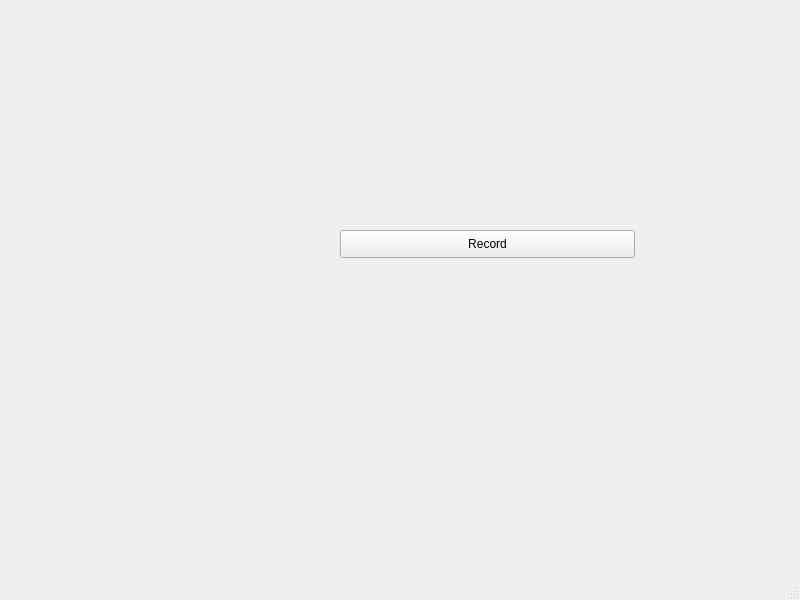
<?xml version="1.0" encoding="UTF-8"?>
<ui version="4.0">
 <class>audiorecorder</class>
 <widget class="QMainWindow" name="audiorecorder">
  <property name="geometry">
   <rect>
    <x>0</x>
    <y>0</y>
    <width>800</width>
    <height>600</height>
   </rect>
  </property>
  <property name="windowTitle">
   <string>MainWindow</string>
  </property>
  <widget class="QWidget" name="centralwidget">
   <widget class="QPushButton" name="recordButton">
    <property name="geometry">
     <rect>
      <x>340</x>
      <y>230</y>
      <width>295</width>
      <height>28</height>
     </rect>
    </property>
    <property name="text">
     <string>Record</string>
    </property>
   </widget>
  </widget>
  <widget class="QMenuBar" name="menubar">
   <property name="geometry">
    <rect>
     <x>0</x>
     <y>0</y>
     <width>800</width>
     <height>26</height>
    </rect>
   </property>
  </widget>
  <widget class="QStatusBar" name="statusbar"/>
 </widget>
 <resources/>
 <connections/>
</ui>
